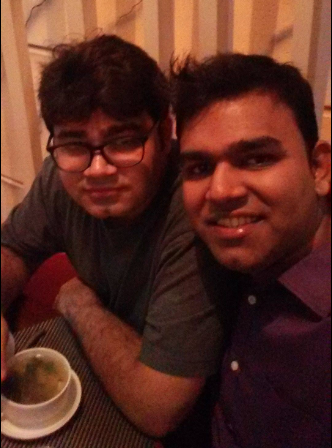
#> input picture Che and Jay.png, 332 x 448 px
$ python gray_scale_filter.py
#> lines starting #> are read from the running program, lines starting #| are printed output that depends on the picture
from PIL import Image

# Open an image file
image = Image.open('Che and Jay.png')
#> image is the input picture: PIL image 332x448 RGBA; mean R, G, B, A 88.6, 43.8, 33.6, 255

# Convert the image to grayscale
gray_image = image.convert('L')
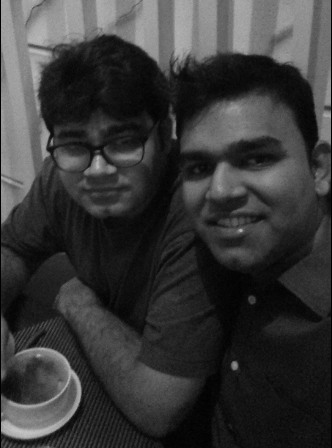
#> gray_image: PIL image 332x448 L; min 0, max 198, mean 56

# Save or display the grayscale image
gray_image.save('Che and Jay_gray_scale_filter.png')
